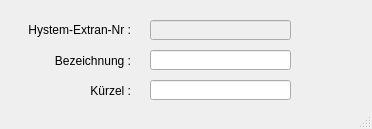
<?xml version="1.0" encoding="UTF-8"?>
<ui version="4.0">
 <class>MainWindow</class>
 <widget class="QMainWindow" name="MainWindow">
  <property name="geometry">
   <rect>
    <x>0</x>
    <y>0</y>
    <width>372</width>
    <height>129</height>
   </rect>
  </property>
  <property name="windowTitle">
   <string>MainWindow</string>
  </property>
  <property name="layoutDirection">
   <enum>Qt::LeftToRight</enum>
  </property>
  <widget class="QWidget" name="centralwidget">
   <widget class="QLabel" name="label">
    <property name="geometry">
     <rect>
      <x>10</x>
      <y>20</y>
      <width>121</width>
      <height>21</height>
     </rect>
    </property>
    <property name="text">
     <string>&lt;html&gt;&lt;head/&gt;&lt;body&gt;&lt;p align=&quot;right&quot;&gt;Hystem-Extran-Nr :&lt;/p&gt;&lt;/body&gt;&lt;/html&gt;</string>
    </property>
    <property name="alignment">
     <set>Qt::AlignRight|Qt::AlignTrailing|Qt::AlignVCenter</set>
    </property>
   </widget>
   <widget class="QLabel" name="label_2">
    <property name="geometry">
     <rect>
      <x>10</x>
      <y>50</y>
      <width>121</width>
      <height>21</height>
     </rect>
    </property>
    <property name="text">
     <string>Bezeichnung :</string>
    </property>
    <property name="alignment">
     <set>Qt::AlignRight|Qt::AlignTrailing|Qt::AlignVCenter</set>
    </property>
   </widget>
   <widget class="QLineEdit" name="he_nr">
    <property name="enabled">
     <bool>false</bool>
    </property>
    <property name="geometry">
     <rect>
      <x>150</x>
      <y>20</y>
      <width>141</width>
      <height>20</height>
     </rect>
    </property>
    <property name="layoutDirection">
     <enum>Qt::RightToLeft</enum>
    </property>
    <property name="autoFillBackground">
     <bool>false</bool>
    </property>
    <property name="text">
     <string/>
    </property>
    <property name="frame">
     <bool>true</bool>
    </property>
   </widget>
   <widget class="QLineEdit" name="bedeutung">
    <property name="geometry">
     <rect>
      <x>150</x>
      <y>50</y>
      <width>141</width>
      <height>20</height>
     </rect>
    </property>
    <property name="text">
     <string/>
    </property>
   </widget>
   <widget class="QLabel" name="label_3">
    <property name="geometry">
     <rect>
      <x>10</x>
      <y>80</y>
      <width>121</width>
      <height>21</height>
     </rect>
    </property>
    <property name="text">
     <string>Kürzel :</string>
    </property>
    <property name="alignment">
     <set>Qt::AlignRight|Qt::AlignTrailing|Qt::AlignVCenter</set>
    </property>
   </widget>
   <widget class="QLineEdit" name="kuerzel">
    <property name="geometry">
     <rect>
      <x>150</x>
      <y>80</y>
      <width>141</width>
      <height>20</height>
     </rect>
    </property>
    <property name="text">
     <string/>
    </property>
   </widget>
  </widget>
  <widget class="QStatusBar" name="statusbar"/>
 </widget>
 <resources/>
 <connections/>
</ui>
